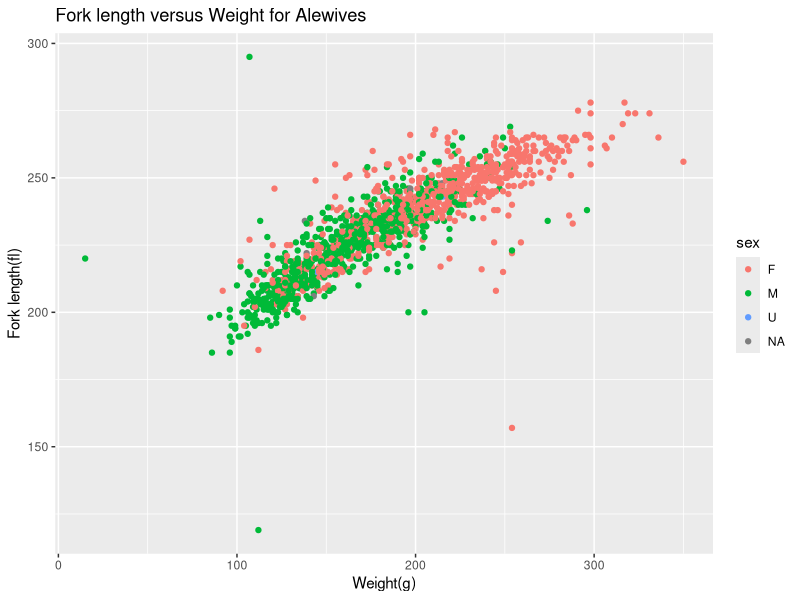
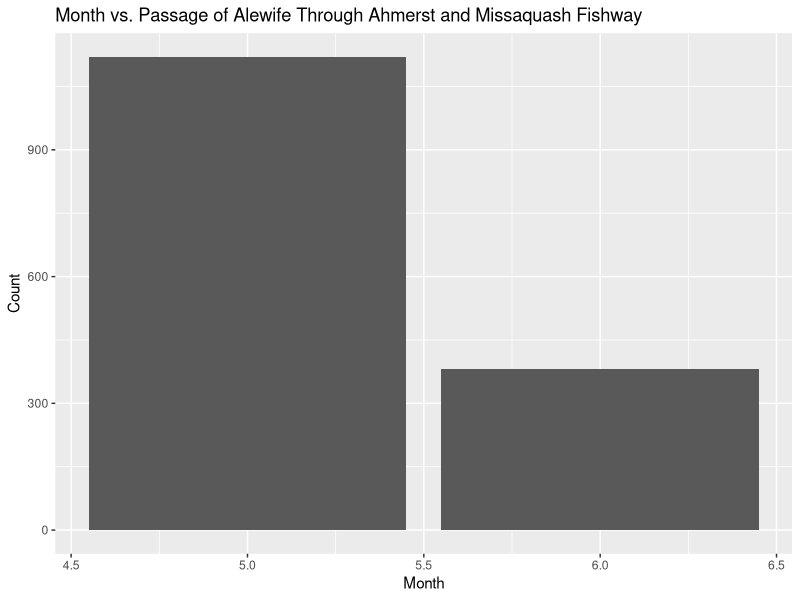
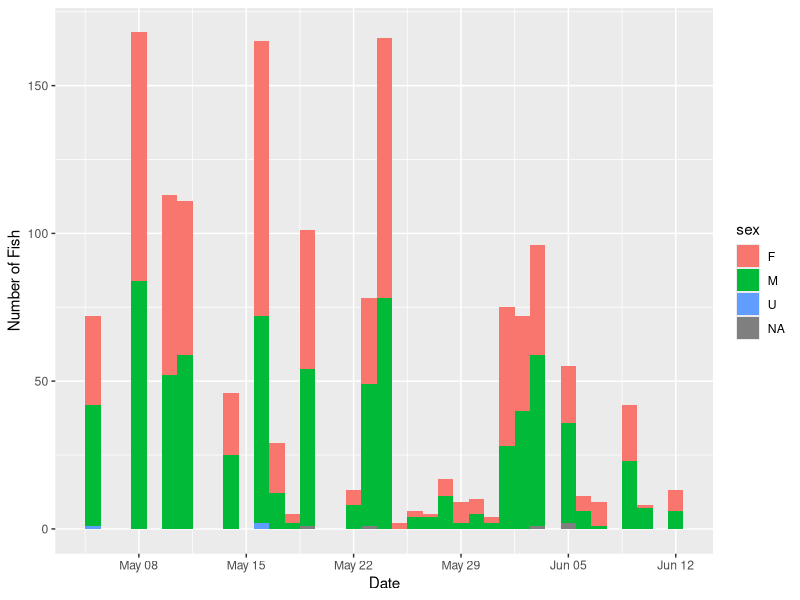
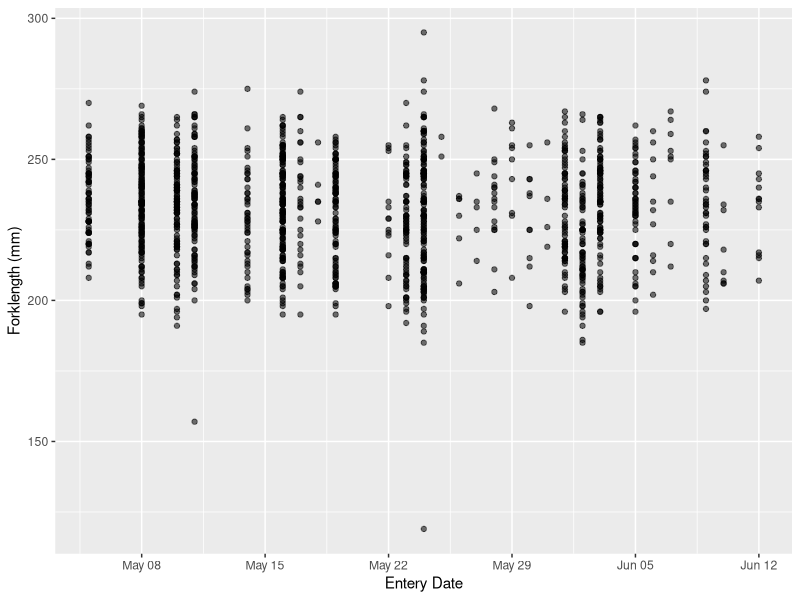
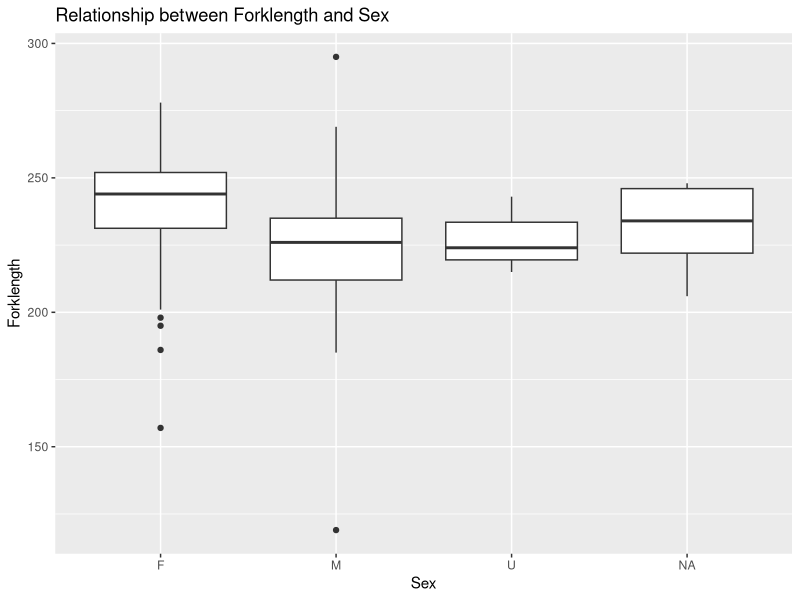
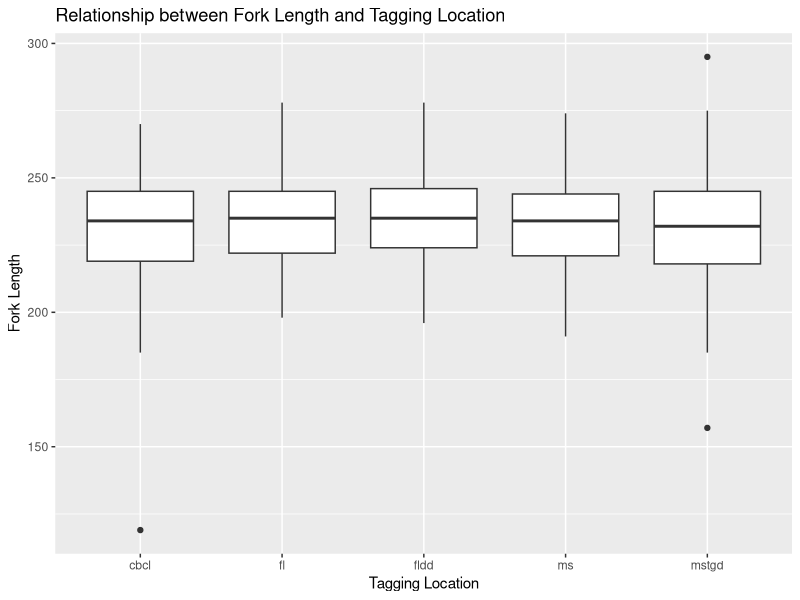

Here is the R script that generated these plots, in order:
## ---- chunk 1

## ---- chunk 2
knitr::opts_chunk$set(echo = TRUE)
## ---- chunk 3
library("tidyverse")

alewife17 <- read.csv("alewife13_17.csv", na = c("na", "NA"))
names(alewife17)

sapply(alewife17,class)



## ---- chunk 4

alewife17$pit <- as.character(alewife17$pit)
## ---- chunk 5
alewife17.df <- filter(alewife17, y==2017)
## ---- chunk 6

alewife17.df %>%
  count(sx)

## ---- chunk 7
aw.df <- mutate(alewife17.df, 
                sex = toupper(str_trim(sx)), 
                sex = ifelse(sex %in% c("-","?", "NA"), "U", sex))
# check
with(aw.df, table(sex, sx))
## ---- chunk 8
aw.df$sx <- NULL
## ---- chunk 9
aw.df <- mutate(aw.df,w = ifelse(w %in% c("na"), "NA", w))
View(aw.df)
## ---- chunk 10
ggplot(data= aw.df,mapping= aes(x=w,y=fl,colour=sex),position="jitter")+
  geom_point()+
  ggtitle("Fork length versus Weight for Alewives")+
  xlab("Weight(g)")+
  ylab("Fork length(fl)")

## ---- chunk 11
library(lubridate)

aw.df %>%
  mutate(month=month(m,label=TRUE)) %>%
  ggplot(aes(x=m))+
  geom_bar()+
  ggtitle("Month vs. Passage of Alewife Through Ahmerst and Missaquash Fishway")+
  xlab("Month")+
  ylab("Count")
## ---- chunk 12

aw.df <- aw.df %>%
  mutate(enter = make_date(y, m, d))

ggplot(aw.df, aes(enter))+
  geom_histogram(aes(fill = sex), binwidth = 1)+
  xlab("Date")+
  ylab("Number of Fish")

## ---- chunk 13
aw.df <- aw.df %>%
  mutate(length = ntile(fl, 6))

View(aw.df)
## ---- chunk 14
ggplot(aw.df, aes(enter, fl, alpha = 1/10))+
  geom_point()+
  ylab("Forklength (mm)")+
  xlab("Entery Date")+
  theme(legend.position = 'none')
## ---- chunk 15
aw.df.2 <- mutate(aw.df,sex = ifelse(sex %in% c("NA"),"U", sex))
## ---- chunk 16



ggplot(data=aw.df.2,mapping=aes(x=sex,y=fl))+
  geom_boxplot()+
  ggtitle("Relationship between Forklength and Sex")+
  xlab("Sex")+
  ylab("Forklength")


## ---- chunk 17
ggplot(data = aw.df) +
  geom_boxplot(mapping = aes(x = site, y = fl)) +
  ggtitle("Relationship between Fork Length and Tagging Location") + 
  ylab("Fork Length") +
  xlab("Tagging Location")
